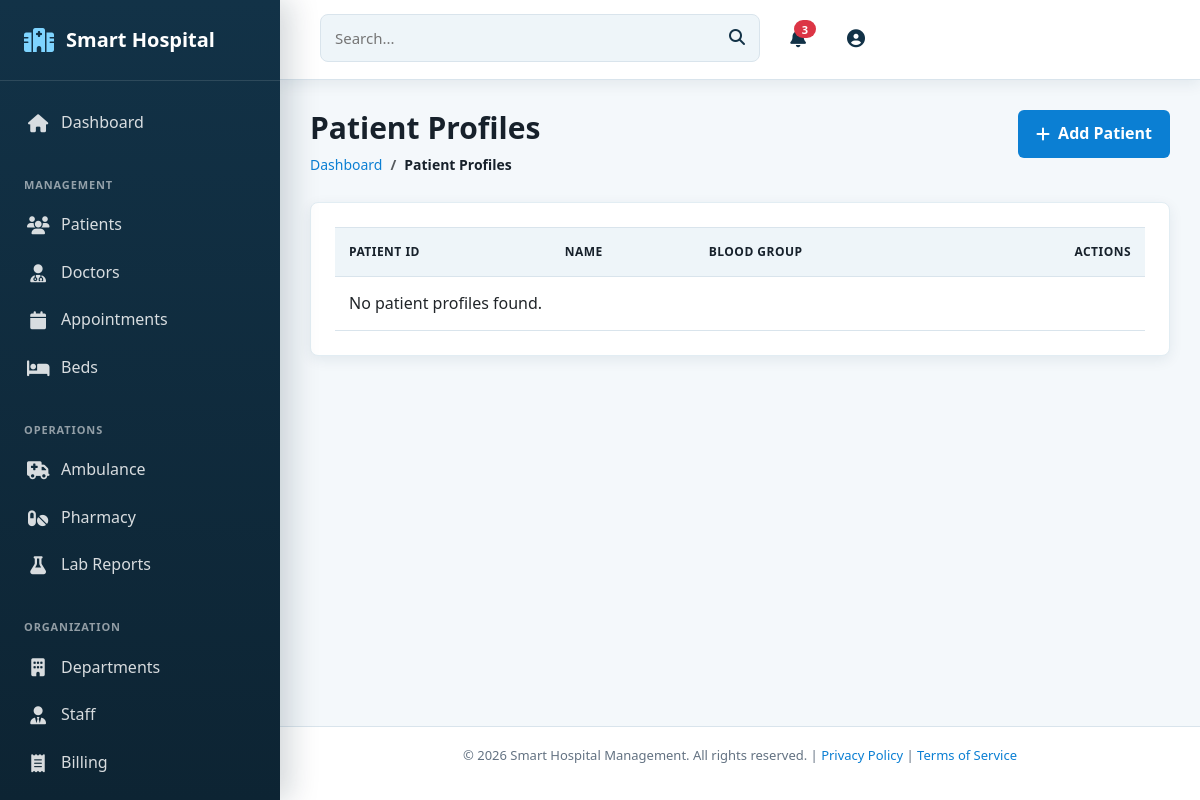
Before: /accounts/patients/ (signed in) with the older database file.
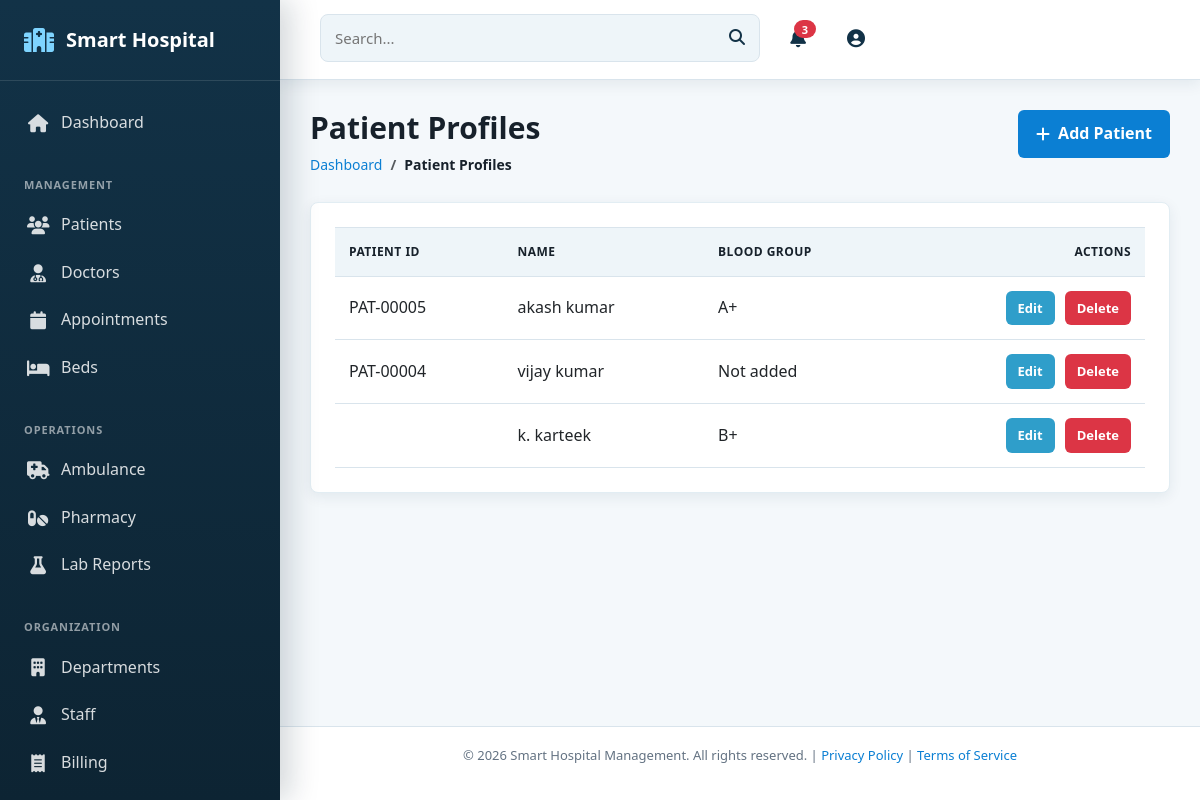
After: the same page with the newer database file.
### accounts/models.py (models this page shows, shortened)
class PatientProfile(models.Model):
    user = models.OneToOneField(
        User, on_delete=models.CASCADE, related_name="patient_profile"
    )
    patient_id = models.CharField(max_length=20, unique=True)
    age = models.PositiveIntegerField(blank=True, null=True)
    blood_group = models.CharField(max_length=5, blank=True)
    address = models.TextField(blank=True)
    medical_history = models.TextField(blank=True)
    emergency_contact = models.CharField(max_length=15, blank=True)

class User(AbstractUser):
    class Roles(models.TextChoices):
        SUPER_ADMIN = "SUPER_ADMIN", "Super Admin"
        PATIENT = "PATIENT", "Patient"
        DOCTOR = "DOCTOR", "Doctor"
        ADMIN = "ADMIN", "Admin"
        NURSE = "NURSE", "Nurse"
    email = models.EmailField(unique=True)
    role = models.CharField(max_length=30, choices=Roles.choices, default=Roles.PATIENT)
    phone_number = models.CharField(max_length=15, blank=True, null=True)
    profile_picture = models.ImageField(upload_to="profiles/", blank=True, null=True)
    is_verified = models.BooleanField(default=False)
    created_at = models.DateTimeField(auto_now_add=True)
    updated_at = models.DateTimeField(auto_now=True)

### accounts/views.py (the view)
# urls.py: path("patients/", views.patient_list, name="patient_list"),
@login_required
def patient_list(request):
    if not (request.user.is_staff or request.user.is_superuser or request.user.is_admin_role()):
        return HttpResponseForbidden("You do not have permission to access this page.")
    patients = PatientProfile.objects.select_related("user").all().order_by("-user__created_at")
    return render(request, "accounts/patient_list.html", {"patients": patients})

### templates/accounts/patient_list.html (shortened to what this page needs)
{% extends 'base.html' %}
{% load static %}
{% block content %}
<div class="page-header">
    <div>
        <h1 class="page-title">Patient Profiles</h1>
        <nav aria-label="breadcrumb">
            <ol class="breadcrumb">
                <li class="breadcrumb-item"><a href="{% url 'accounts:dashboard' %}">Dashboard</a></li>
                <li class="breadcrumb-item active">Patient Profiles</li>
            </ol>
        </nav>
    </div>
    <a href="{% url 'accounts:patient_create' %}" class="add-btn"><i class="fas fa-plus"></i> Add Patient</a>
</div>
<div class="table-card">
    <div class="table-responsive">
        <table class="table">
            <thead><tr><th>Patient ID</th><th>Name</th><th>Blood Group</th><th class="text-end">Actions</th></tr></thead>
            <tbody>
                {% for patient in patients %}
                    <tr>
                        <td>{{ patient.patient_id }}</td>
                        <td>{{ patient.user.get_full_name|default:patient.user.username }}</td>
                        <td>{{ patient.blood_group|default:"Not added" }}</td>
                        <td>
                            <div class="action-buttons justify-content-end">
                                <a href="{% url 'accounts:patient_update' patient.pk %}" class="btn-sm btn-edit">Edit</a>
                                <a href="{% url 'accounts:patient_delete' patient.pk %}" class="btn-sm btn-delete">Delete</a>
                            </div>
                        </td>
                    </tr>
                {% empty %}
                    <tr><td colspan="4">No patient profiles found.</td></tr>
                {% endfor %}
            </tbody>
        </table>
    </div>
</div>
{% endblock %}

Changed rows visible on the page:
added PatientProfile: patient_id "PAT-00005", user.get_full_name "akash kumar", blood_group "A+"
added PatientProfile: patient_id "PAT-00004", user.get_full_name "vijay kumar", blood_group "Not added"
added PatientProfile: user.get_full_name "k. karteek", blood_group "B+"
Other visible differences:
text no longer shown: "No patient profiles found."
